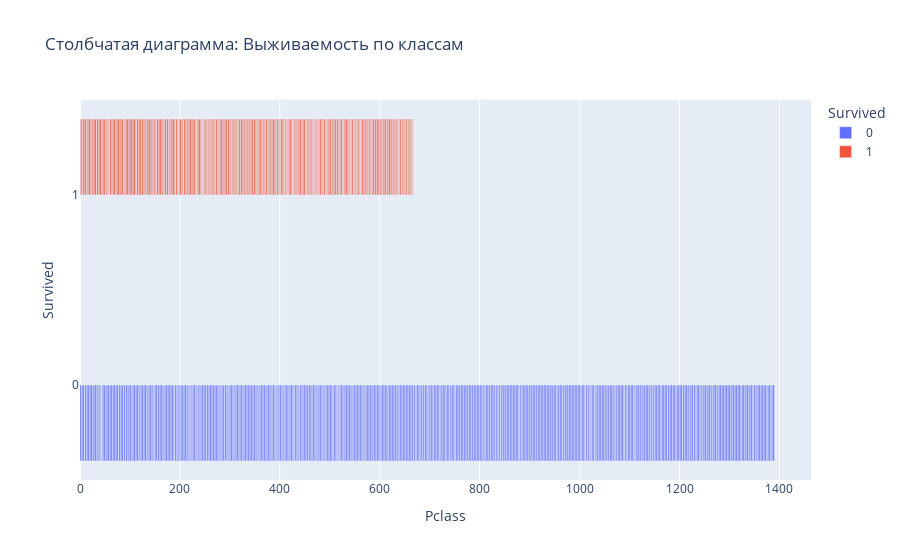

Notebook cell for this chart:
### Markdown cell above
### Интерактивная столбчатая диаграмма: Выживаемость по классам
Этот столбчатый график позволяет динамически исследовать, как выживаемость различалась по классам. Цвета столбцов разделяют выживших и погибших пассажиров.

### Code cell
fig = px.bar(df, x='Pclass', y='Survived', color='Survived', barmode='group', title="Столбчатая диаграмма: Выживаемость по классам")
fig.show()

### Figure 1 — Plotly figure (JSON) as saved in the notebook; plotly's stock layout.template omitted (floating-point values rounded to 4 significant figures; data arrays with more than 128 entries replaced by an {"elided": "..."} marker saying what was removed)
{"data": [{"alignmentgroup": "True", "hovertemplate": "Survived=%{y}<br>Pclass=%{x}<extra></extra>", "legendgroup": "0", "marker": {"color": "#636efa", "pattern": {"shape": ""}}, "name": "0", "offsetgroup": "0", "orientation": "h", "showlegend": true, "textposition": "auto", "type": "bar", "x": {"elided": "549 int values"}, "xaxis": "x", "y": {"elided": "549 int values"}, "yaxis": "y"}, {"alignmentgroup": "True", "hovertemplate": "Survived=%{y}<br>Pclass=%{x}<extra></extra>", "legendgroup": "1", "marker": {"color": "#EF553B", "pattern": {"shape": ""}}, "name": "1", "offsetgroup": "1", "orientation": "h", "showlegend": true, "textposition": "auto", "type": "bar", "x": {"elided": "342 int values"}, "xaxis": "x", "y": {"elided": "342 int values"}, "yaxis": "y"}], "layout": {"autosize": true, "barmode": "group", "legend": {"title": {"text": "Survived"}, "tracegroupgap": 0}, "title": {"text": "Столбчатая диаграмма: Выживаемость по классам"}, "xaxis": {"anchor": "y", "autorange": true, "domain": [0, 1], "range": [0, 1463.0], "title": {"text": "Pclass"}, "type": "linear"}, "yaxis": {"anchor": "x", "autorange": true, "categoryarray": [null, 1, 0], "categoryorder": "array", "domain": [0, 1], "range": [-0.5, 1.5], "title": {"text": "Survived"}, "type": "linear"}}}
